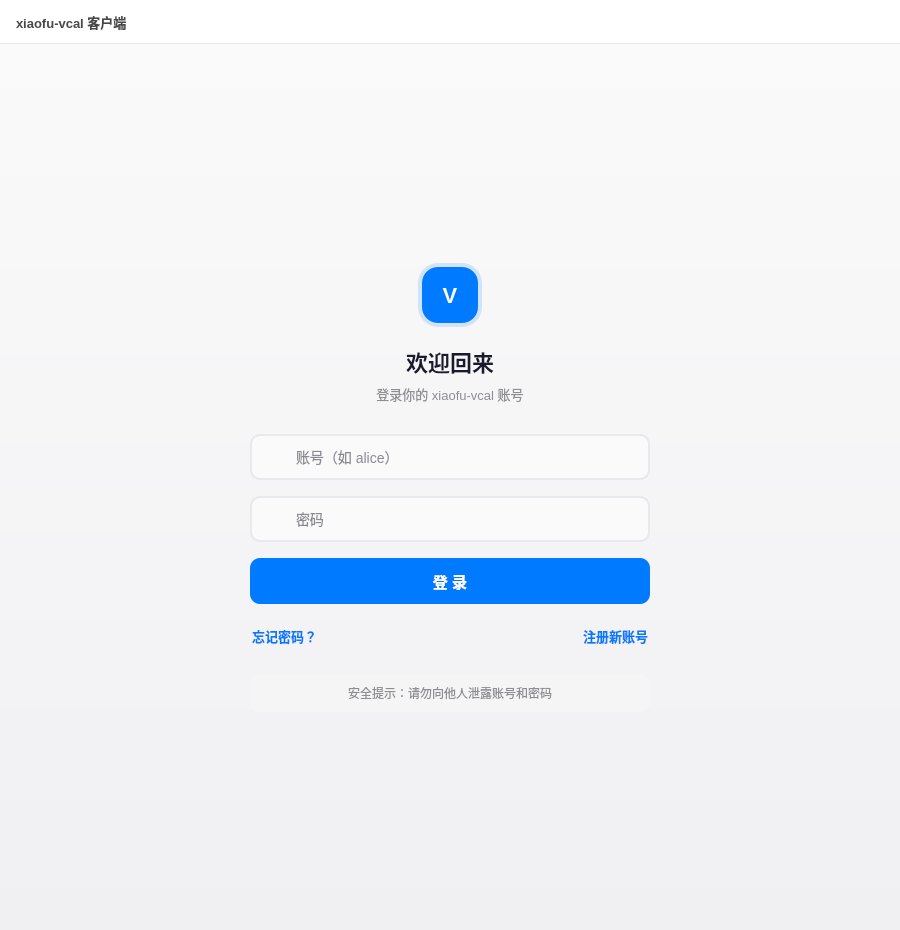
<?xml version="1.0" encoding="UTF-8"?>
<ui version="4.0">
 <class>LoginWidget</class>
 <widget class="QWidget" name="LoginWidget">
  <property name="geometry">
   <rect>
    <x>0</x>
    <y>0</y>
    <width>900</width>
    <height>930</height>
   </rect>
  </property>
  <property name="minimumSize">
   <size>
    <width>800</width>
    <height>600</height>
   </size>
  </property>
  <property name="maximumSize">
   <size>
    <width>16777215</width>
    <height>16777215</height>
   </size>
  </property>
  <property name="windowTitle">
   <string>xiaofu-vcal 客户端</string>
  </property>
  <property name="styleSheet">
   <string notr="true">#LoginWidget{background:#FFFFFF;font-family:&quot;Microsoft YaHei UI&quot;;}
#titleBar{background:#FFFFFF;border-bottom:1px solid #E8E8ED;}
#titleLabel{font-size:13px;font-weight:600;color:#48484A;}
#body{background:qlineargradient(x1:0,y1:0,x2:0,y2:1,stop:0 #FAFAFA,stop:1 #F0F0F3);}
QToolButton#btnMin,QToolButton#btnMax,QToolButton#btnClose{border:none;border-radius:8px;}
QToolButton#btnMin:hover,QToolButton#btnMax:hover{background:#F5F5F5;}
QToolButton#btnClose:hover{background:#FF5F57;}
#logoGlow{background:rgba(0,122,255,40);border-radius:20px;}
#logo{background:#007AFF;color:#FFFFFF;border-radius:16px;font-size:22px;font-weight:700;}
#title{font-size:22px;font-weight:700;color:#1A1A2E;}
#sub{font-size:13px;color:#8E8E93;}
QLineEdit{border:1.5px solid #E8E8ED;border-radius:10px;padding:0 14px 0 42px;font-size:14px;background:#FAFAFA;color:#1A1A2E;}
QLineEdit:focus{border-color:#007AFF;background:#FFFFFF;}
QPushButton#btnLogin{background:#007AFF;color:#FFFFFF;border:none;border-radius:10px;font-size:15px;font-weight:600;}
QPushButton#btnLogin:hover{background:#0062CC;}
QPushButton#btnLogin:pressed{background:#0051A8;}
QPushButton#btnLogin:disabled{background:#A8CFFF;color:#F7FAFF;}
QPushButton#btnForgot,QPushButton#btnRegister{border:none;background:transparent;color:#007AFF;font-size:13px;font-weight:500;padding:4px 2px;}
QPushButton#btnForgot:hover,QPushButton#btnRegister:hover{color:#0062CC;}
#hint{background:#F5F5F5;border-radius:10px;font-size:12px;color:#8E8E93;padding:10px;}</string>
  </property>
  <layout class="QVBoxLayout" name="rootLayout">
   <property name="spacing">
    <number>0</number>
   </property>
   <property name="leftMargin">
    <number>0</number>
   </property>
   <property name="topMargin">
    <number>0</number>
   </property>
   <property name="rightMargin">
    <number>0</number>
   </property>
   <property name="bottomMargin">
    <number>0</number>
   </property>
   <item>
    <widget class="QWidget" name="titleBar" native="true">
     <property name="minimumSize">
      <size>
       <width>0</width>
       <height>44</height>
      </size>
     </property>
     <property name="maximumSize">
      <size>
       <width>16777215</width>
       <height>44</height>
      </size>
     </property>
     <layout class="QHBoxLayout" name="titleLayout">
      <property name="spacing">
       <number>2</number>
      </property>
      <property name="leftMargin">
       <number>16</number>
      </property>
      <property name="topMargin">
       <number>0</number>
      </property>
      <property name="rightMargin">
       <number>8</number>
      </property>
      <property name="bottomMargin">
       <number>0</number>
      </property>
      <item>
       <widget class="QLabel" name="titleLabel">
        <property name="text">
         <string>xiaofu-vcal 客户端</string>
        </property>
       </widget>
      </item>
      <item>
       <spacer name="titleSpacer">
        <property name="orientation">
         <enum>Qt::Horizontal</enum>
        </property>
        <property name="sizeHint" stdset="0">
         <size>
          <width>40</width>
          <height>20</height>
         </size>
        </property>
       </spacer>
      </item>
      <item>
       <widget class="QToolButton" name="btnMin">
        <property name="minimumSize">
         <size>
          <width>40</width>
          <height>34</height>
         </size>
        </property>
        <property name="maximumSize">
         <size>
          <width>40</width>
          <height>34</height>
         </size>
        </property>
        <property name="toolTip">
         <string>最小化</string>
        </property>
        <property name="icon">
         <iconset resource="../resources.qrc">
          <normaloff>:/icons/win-min.png</normaloff>:/icons/win-min.png</iconset>
        </property>
        <property name="iconSize">
         <size>
          <width>14</width>
          <height>14</height>
         </size>
        </property>
       </widget>
      </item>
      <item>
       <widget class="QToolButton" name="btnMax">
        <property name="minimumSize">
         <size>
          <width>40</width>
          <height>34</height>
         </size>
        </property>
        <property name="maximumSize">
         <size>
          <width>40</width>
          <height>34</height>
         </size>
        </property>
        <property name="toolTip">
         <string>最大化</string>
        </property>
        <property name="icon">
         <iconset resource="../resources.qrc">
          <normaloff>:/icons/win-max.png</normaloff>:/icons/win-max.png</iconset>
        </property>
        <property name="iconSize">
         <size>
          <width>14</width>
          <height>14</height>
         </size>
        </property>
       </widget>
      </item>
      <item>
       <widget class="QToolButton" name="btnClose">
        <property name="minimumSize">
         <size>
          <width>40</width>
          <height>34</height>
         </size>
        </property>
        <property name="maximumSize">
         <size>
          <width>40</width>
          <height>34</height>
         </size>
        </property>
        <property name="toolTip">
         <string>关闭</string>
        </property>
        <property name="icon">
         <iconset resource="../resources.qrc">
          <normaloff>:/icons/win-close.png</normaloff>:/icons/win-close.png</iconset>
        </property>
        <property name="iconSize">
         <size>
          <width>14</width>
          <height>14</height>
         </size>
        </property>
       </widget>
      </item>
     </layout>
    </widget>
   </item>
   <item>
    <widget class="QWidget" name="body" native="true">
     <layout class="QVBoxLayout" name="bodyLayout">
      <property name="spacing">
       <number>0</number>
      </property>
      <property name="leftMargin">
       <number>40</number>
      </property>
      <property name="topMargin">
       <number>40</number>
      </property>
      <property name="rightMargin">
       <number>40</number>
      </property>
      <property name="bottomMargin">
       <number>40</number>
      </property>
      <item>
       <spacer name="topStretch">
        <property name="orientation">
         <enum>Qt::Vertical</enum>
        </property>
        <property name="sizeHint" stdset="0">
         <size>
          <width>20</width>
          <height>40</height>
         </size>
        </property>
       </spacer>
      </item>
      <item alignment="Qt::AlignHCenter">
       <widget class="QFrame" name="card">
        <property name="minimumSize">
         <size>
          <width>400</width>
          <height>0</height>
         </size>
        </property>
        <property name="maximumSize">
         <size>
          <width>400</width>
          <height>16777215</height>
         </size>
        </property>
        <property name="frameShape">
         <enum>QFrame::NoFrame</enum>
        </property>
        <layout class="QVBoxLayout" name="cardLayout">
         <property name="spacing">
          <number>0</number>
         </property>
         <property name="leftMargin">
          <number>0</number>
         </property>
         <property name="topMargin">
          <number>0</number>
         </property>
         <property name="rightMargin">
          <number>0</number>
         </property>
         <property name="bottomMargin">
          <number>0</number>
         </property>
         <item alignment="Qt::AlignHCenter">
          <widget class="QWidget" name="logoWrap" native="true">
           <property name="minimumSize">
            <size>
             <width>64</width>
             <height>64</height>
            </size>
           </property>
           <property name="maximumSize">
            <size>
             <width>64</width>
             <height>64</height>
            </size>
           </property>
           <widget class="QFrame" name="logoGlow">
            <property name="geometry">
             <rect>
              <x>0</x>
              <y>0</y>
              <width>64</width>
              <height>64</height>
             </rect>
            </property>
            <property name="frameShape">
             <enum>QFrame::NoFrame</enum>
            </property>
           </widget>
           <widget class="QLabel" name="logo">
            <property name="geometry">
             <rect>
              <x>4</x>
              <y>4</y>
              <width>56</width>
              <height>56</height>
             </rect>
            </property>
            <property name="text">
             <string>V</string>
            </property>
            <property name="alignment">
             <set>Qt::AlignCenter</set>
            </property>
           </widget>
          </widget>
         </item>
         <item>
          <spacer name="gapLogoTitle">
           <property name="orientation">
            <enum>Qt::Vertical</enum>
           </property>
           <property name="sizeType">
            <enum>QSizePolicy::Fixed</enum>
           </property>
           <property name="sizeHint" stdset="0">
            <size>
             <width>0</width>
             <height>18</height>
            </size>
           </property>
          </spacer>
         </item>
         <item>
          <widget class="QLabel" name="title">
           <property name="text">
            <string>欢迎回来</string>
           </property>
           <property name="alignment">
            <set>Qt::AlignCenter</set>
           </property>
          </widget>
         </item>
         <item>
          <spacer name="gapTitleSub">
           <property name="orientation">
            <enum>Qt::Vertical</enum>
           </property>
           <property name="sizeType">
            <enum>QSizePolicy::Fixed</enum>
           </property>
           <property name="sizeHint" stdset="0">
            <size>
             <width>0</width>
             <height>6</height>
            </size>
           </property>
          </spacer>
         </item>
         <item>
          <widget class="QLabel" name="sub">
           <property name="text">
            <string>登录你的 xiaofu-vcal 账号</string>
           </property>
           <property name="alignment">
            <set>Qt::AlignCenter</set>
           </property>
          </widget>
         </item>
         <item>
          <spacer name="gapSubFields">
           <property name="orientation">
            <enum>Qt::Vertical</enum>
           </property>
           <property name="sizeType">
            <enum>QSizePolicy::Fixed</enum>
           </property>
           <property name="sizeHint" stdset="0">
            <size>
             <width>0</width>
             <height>30</height>
            </size>
           </property>
          </spacer>
         </item>
         <item>
          <widget class="QWidget" name="fieldUser" native="true">
           <property name="minimumSize">
            <size>
             <width>0</width>
             <height>46</height>
            </size>
           </property>
           <property name="maximumSize">
            <size>
             <width>16777215</width>
             <height>46</height>
            </size>
           </property>
           <widget class="QLineEdit" name="editUser">
            <property name="geometry">
             <rect>
              <x>0</x>
              <y>0</y>
              <width>400</width>
              <height>46</height>
             </rect>
            </property>
            <property name="placeholderText">
             <string>账号（如 alice）</string>
            </property>
           </widget>
           <widget class="QLabel" name="iconUser">
            <property name="geometry">
             <rect>
              <x>14</x>
              <y>14</y>
              <width>17</width>
              <height>17</height>
             </rect>
            </property>
            <property name="pixmap">
             <pixmap resource="../resources.qrc">:/icons/icon-user.png</pixmap>
            </property>
           </widget>
          </widget>
         </item>
         <item>
          <spacer name="gapUserPass">
           <property name="orientation">
            <enum>Qt::Vertical</enum>
           </property>
           <property name="sizeType">
            <enum>QSizePolicy::Fixed</enum>
           </property>
           <property name="sizeHint" stdset="0">
            <size>
             <width>0</width>
             <height>16</height>
            </size>
           </property>
          </spacer>
         </item>
         <item>
          <widget class="QWidget" name="fieldPass" native="true">
           <property name="minimumSize">
            <size>
             <width>0</width>
             <height>46</height>
            </size>
           </property>
           <property name="maximumSize">
            <size>
             <width>16777215</width>
             <height>46</height>
            </size>
           </property>
           <widget class="QLineEdit" name="editPass">
            <property name="geometry">
             <rect>
              <x>0</x>
              <y>0</y>
              <width>400</width>
              <height>46</height>
             </rect>
            </property>
            <property name="echoMode">
             <enum>QLineEdit::Password</enum>
            </property>
            <property name="placeholderText">
             <string>密码</string>
            </property>
           </widget>
           <widget class="QLabel" name="iconPass">
            <property name="geometry">
             <rect>
              <x>14</x>
              <y>14</y>
              <width>17</width>
              <height>17</height>
             </rect>
            </property>
            <property name="pixmap">
             <pixmap resource="../resources.qrc">:/icons/icon-lock.png</pixmap>
            </property>
           </widget>
          </widget>
         </item>
         <item>
          <spacer name="gapFieldsBtn">
           <property name="orientation">
            <enum>Qt::Vertical</enum>
           </property>
           <property name="sizeType">
            <enum>QSizePolicy::Fixed</enum>
           </property>
           <property name="sizeHint" stdset="0">
            <size>
             <width>0</width>
             <height>16</height>
            </size>
           </property>
          </spacer>
         </item>
         <item>
          <widget class="QPushButton" name="btnLogin">
           <property name="minimumSize">
            <size>
             <width>0</width>
             <height>46</height>
            </size>
           </property>
           <property name="maximumSize">
            <size>
             <width>16777215</width>
             <height>46</height>
            </size>
           </property>
           <property name="cursor">
            <cursorShape>PointingHandCursor</cursorShape>
           </property>
           <property name="text">
            <string>登 录</string>
           </property>
          </widget>
         </item>
         <item>
          <spacer name="gapBtnLinks">
           <property name="orientation">
            <enum>Qt::Vertical</enum>
           </property>
           <property name="sizeType">
            <enum>QSizePolicy::Fixed</enum>
           </property>
           <property name="sizeHint" stdset="0">
            <size>
             <width>0</width>
             <height>18</height>
            </size>
           </property>
          </spacer>
         </item>
         <item>
          <layout class="QHBoxLayout" name="linksLayout">
           <property name="spacing">
            <number>0</number>
           </property>
           <item>
            <widget class="QPushButton" name="btnForgot">
             <property name="cursor">
              <cursorShape>PointingHandCursor</cursorShape>
             </property>
             <property name="text">
              <string>忘记密码？</string>
             </property>
            </widget>
           </item>
           <item>
            <spacer name="linksSpacer">
             <property name="orientation">
              <enum>Qt::Horizontal</enum>
             </property>
             <property name="sizeHint" stdset="0">
              <size>
               <width>40</width>
               <height>20</height>
              </size>
             </property>
            </spacer>
           </item>
           <item>
            <widget class="QPushButton" name="btnRegister">
             <property name="cursor">
              <cursorShape>PointingHandCursor</cursorShape>
             </property>
             <property name="text">
              <string>注册新账号</string>
             </property>
            </widget>
           </item>
          </layout>
         </item>
         <item>
          <spacer name="gapLinksHint">
           <property name="orientation">
            <enum>Qt::Vertical</enum>
           </property>
           <property name="sizeType">
            <enum>QSizePolicy::Fixed</enum>
           </property>
           <property name="sizeHint" stdset="0">
            <size>
             <width>0</width>
             <height>24</height>
            </size>
           </property>
          </spacer>
         </item>
         <item>
          <widget class="QLabel" name="hint">
           <property name="text">
            <string>安全提示：请勿向他人泄露账号和密码</string>
           </property>
           <property name="alignment">
            <set>Qt::AlignCenter</set>
           </property>
           <property name="wordWrap">
            <bool>true</bool>
           </property>
          </widget>
         </item>
        </layout>
       </widget>
      </item>
      <item>
       <spacer name="bottomStretch">
        <property name="orientation">
         <enum>Qt::Vertical</enum>
        </property>
        <property name="sizeHint" stdset="0">
         <size>
          <width>20</width>
          <height>40</height>
         </size>
        </property>
       </spacer>
      </item>
     </layout>
    </widget>
   </item>
  </layout>
 </widget>
 <resources>
  <include location="../resources.qrc"/>
 </resources>
 <connections/>
</ui>
